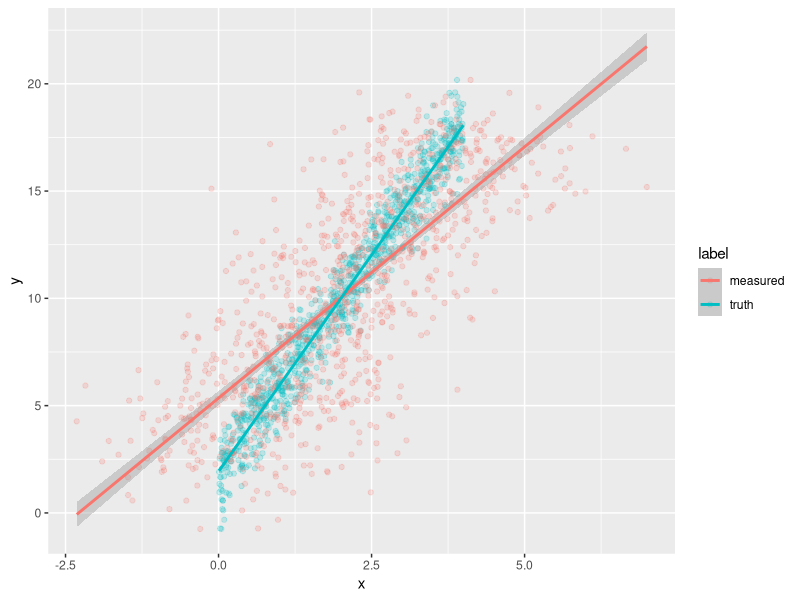

This chart was generated by the following R code: (Note: this script raises an error after producing the figure.)


library(ggplot2)



## Classical measurement error

n<-1000
x<- rnorm(n,2,2)#uniform will cause more difference
x<- runif(n,0,4)#uniform will cause more difference
beta0<-2
beta1<-4
y<-beta0+beta1*x+rnorm(n,0,1)
w<-x+rnorm(n,0,1)#w and y bi-variate normal

d1<-data.frame(y,x,label = "truth")
d2<-data.frame(y,x = w,label = "measured")
d<-rbind(d1,d2)

ggplot(data = d)+
  geom_point(aes(x,y,col = label),alpha = 0.2)+
  geom_smooth(aes(x,y,col = label),method = "lm",formula = "y~x")


d.sub<-d%>%filter(x<2)%>%filter(label=="measured")
d.sub$label<-"measured.w/.cutoff"

d<-rbind(d,d.sub)
ggplot(data = d)+
  geom_point(aes(x,y,col = label),alpha = 0.2)+
  geom_smooth(aes(x,y,col = label),method = "lm",formula = "y~x")



## With numbers

fit1<-lm(y~x,data = d%>%filter(label == "truth"))
fit2<-lm(y~x,data = d%>%filter(label == "measured"))
fit3<-lm(y~x,data = d%>%filter(label == "measured.w/.cutoff"))


sd(d1$x)

sd(d2$x)

sd(d.sub$x)


sigma2.x<-4
sigma2.u<-1


lambda<-sigma2.x / (sigma2.u + sigma2.x) #0.8
lambda1<-sd(d.sub$x)^2 / (sigma2.u + sd(d.sub$x)^2) #0.8






## Classical with treatment,no hetero
n<-1000
t<-c(rep(0,n/2),rep(1,n/2))
alpha<-1
x<- rnorm(n,2,2) + alpha*t#uniform will cause difference
beta0<-2
beta1<-3
beta2<-4
y<-beta0+beta1*t+beta2*x+rnorm(n,0,1)
w<-x+rnorm(n,0,1)

d1<-data.frame(y,t,x,label = "truth")
d2<-data.frame(y,t,x = w,label = "measured")
d<-rbind(d1,d2)

ggplot(data = d)+
  geom_point(aes(x,y,col = label),alpha = 0.2)+
  geom_smooth(aes(x,y,col = label),method = "lm",formula = "y~x")+
  facet_wrap(~t)


d.sub<-d%>%filter(x<2)%>%filter(label=="measured")
d.sub$label<-"measured.w/.cutoff"

d<-rbind(d,d.sub)
ggplot(data = d)+
  geom_point(aes(x,y,col = label),alpha = 0.2)+
  geom_smooth(aes(x,y,col = label),method = "lm",formula = "y~x")+
  facet_wrap(~t)



## With numbers, cut off play a role

fit1<-lm(y~x+t,data = d%>%filter(label == "truth"))
fit2<-lm(y~x+t,data = d%>%filter(label == "measured"))
fit3<-lm(y~x+t,data = d%>%filter(label == "measured.w/.cutoff"))

#fit1 and fit2 holds



## Classical with treatment,no hetero, time-to-event
n<-1000
t<-c(rep(0,n/2),rep(1,n/2))
alpha<-1
x<- rnorm(n,2,2) + alpha*t#uniform will cause difference
beta0<-2
beta1<-3
beta2<-4
y<-rweibull(n,shape = 0.7,scale = exp(beta0+beta1*t+beta2*x+rnorm(n,0,1)))
qy<-quantile(y,probs = 0.8)# 80% outcome
cen<-ifelse(y>qy,0,1)
y<-ifelse(y>qy,qy,y)

                                                  
w<-x+rnorm(n,0,1)

d1<-data.frame(y,t,x,cen,label = "truth")
d2<-data.frame(y,t,x = w,cen,label = "measured")
d<-rbind(d1,d2)

ggplot(data = d)+
  geom_point(aes(x,log(y),col = label),alpha = 0.2)+
  geom_smooth(aes(x,log(y),col = label),method = "lm",formula = "y~x")+
  facet_wrap(~t)


d.sub<-d%>%filter(x<2)%>%filter(label=="measured")
d.sub$label<-"measured.w/.cutoff"

d<-rbind(d,d.sub)
ggplot(data = d)+
  geom_point(aes(x,log(y),col = label),alpha = 0.2)+
  geom_smooth(aes(x,log(y),col = label),method = "lm",formula = "y~x")+
  facet_wrap(~t)



## With numbers, cut off play a role

#survreg(Surv(y,cen)~t+x+ldlc_change+ldlcb,data = data,dist = "weibull")

fit1<-survreg(Surv(y,cen)~t+x,data = d%>%filter(label == "truth"))
fit2<-survreg(Surv(y,cen)~t+x,data = d%>%filter(label == "measured"))
fit3<-survreg(Surv(y,cen)~t+x,data = d%>%filter(label == "measured.w/.cutoff"))
fit4<-survreg(Surv(y,cen)~t*x,data = d%>%filter(label == "measured.w/.cutoff"))
summary(fit4)


te1<-survreg(Surv(y,cen)~t,data = d%>%filter(label == "truth"))
te2<-survreg(Surv(y,cen)~t,data = d%>%filter(label == "measured"))
te3<-survreg(Surv(y,cen)~t,data = d%>%filter(label == "measured.w/.cutoff"))

#TE unbiased, hetero treatment effect yes, but not bias
#create a interaction effect(due to censoring???)


#fit5<-survreg(Surv(y,cen)~t*x,data = d%>%filter(label == "measured"))

#fit1 and fit2 holds





######## Part II #######
#Two measurements
#Selection on baseline
## Classical with treatment,no hetero
n<-1000
t<-c(rep(0,n/2),rep(1,n/2))
alpha<-10
x0<- rnorm(n,2,2)#uniform will cause difference
x<-x0+alpha*t
beta0<-2
beta1<-3
beta2<-4
y<-beta0+beta1*t+beta2*x+rnorm(n,0,1)
w1<-x0+rnorm(n,0,1)
w2<-x+rnorm(n,0,1)

d1<-data.frame(y,t,w1,x,x0,label = "truth")
d2<-data.frame(y,t,w1,x = w2,x0 = x,label = "measured_b")
d<-rbind(d1,d2)

ggplot(data = d)+
  geom_point(aes(x,y,col = label),alpha = 0.2)+
  geom_smooth(aes(x,y,col = label),method = "lm",formula = "y~x")+
  facet_wrap(~t)


d.sub<-d%>%filter(w1<2)%>%filter(label=="measured_b")
d.sub$label<-"measured.w/.cutoff"

d<-rbind(d,d.sub)
ggplot(data = d)+
  geom_point(aes(x,y,col = label),alpha = 0.2)+
  geom_smooth(aes(x,y,col = label),method = "lm",formula = "y~x")+
  facet_wrap(~t)

d0.sub<-d.sub%>%filter(t==0)
hist(d0.sub$w1)
hist(d0.sub$x)
hist(d0.sub$x0)
var(d0.sub$x)# should be 2
var(d0.sub$x0)# use this variance in selected 


#

sigma2.x<-1.9  #4 without selection 
sigma2.u<-1


lambda<-sigma2.x / (sigma2.u + sigma2.x) #0.8


lambda1<-sd(d.sub$x)^2 / (sigma2.u + sd(d.sub$x)^2) #0.8



## With numbers, cut off play a role

fit1<-lm(y~x+t,data = d%>%filter(label == "truth"))
fit2<-lm(y~x+t,data = d%>%filter(label == "measured_b"))
fit3<-lm(y~x+t,data = d%>%filter(label == "measured.w/.cutoff"))


